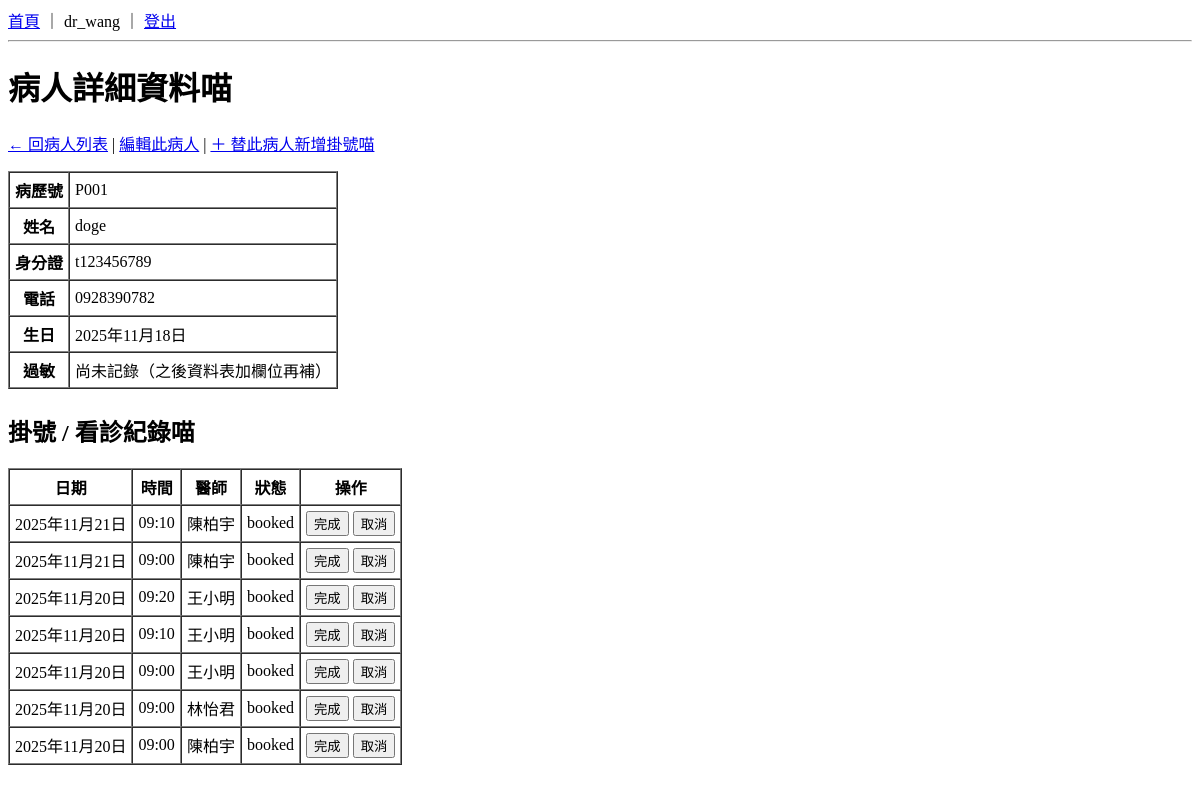
Before: /patients/1/ (signed in) with the older database file.
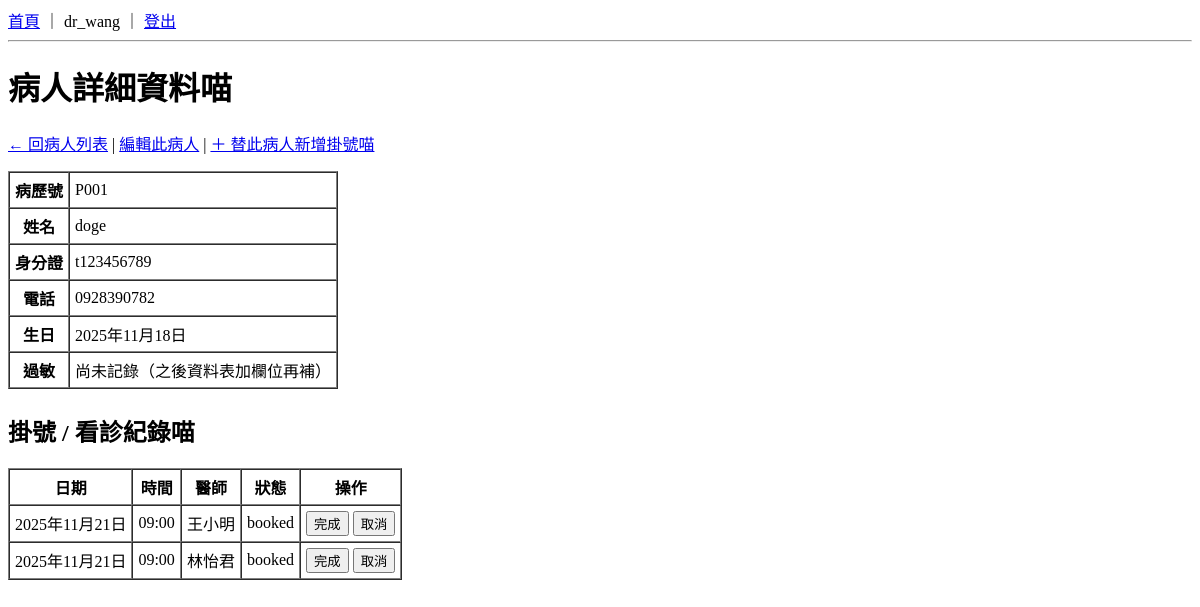
After: the same page with the newer database file.
### appointments/models.py (models this page shows, shortened)
class Appointment(models.Model):
    STATUS_CHOICES = [
        ("BOOKED", "已掛號"),
        ("CANCELLED", "已取消"),
        ("DONE", "已完成"),
    ]
    patient = models.ForeignKey(Patient, on_delete=models.CASCADE)
    doctor = models.ForeignKey(Doctor, on_delete=models.CASCADE)
    date = models.DateField()
    time = models.TimeField()
    status = models.CharField(max_length=10, choices=STATUS_CHOICES, default="BOOKED")
    created_at = models.DateTimeField(default=timezone.now)
    objects = AppointmentManager()
    class Meta:
        unique_together = [("doctor", "date", "time")]

### doctors/models.py (models this page shows, shortened)
class Doctor(models.Model):
    name = models.CharField("姓名", max_length=50)
    department = models.CharField("科別", max_length=50)
    room = models.CharField("診間", max_length=20, blank=True)
    user = models.OneToOneField(
        User, null=True, blank=True, on_delete=models.SET_NULL, verbose_name="使用者帳號"
    )
    is_active = models.BooleanField("啟用", default=True)
    class Meta:
        verbose_name = "醫師"
        verbose_name_plural = "醫師"

### patients/views.py (the view)
# urls.py: path("<int:pk>/", views.patient_detail, name="patient_detail"),
@login_required
def patient_detail(request, pk):
    patient = get_object_or_404(Patient, pk=pk)
    appointments = (
        Appointment.objects
        .filter(patient=patient)
        .select_related("doctor")          # 連 doctor 一起查，模板用 appt.doctor.name
        .order_by("-date", "-time")        # 讓最新的在最上面喵
    )
    context = {
        "patient": patient,
        "appointments": appointments,
    }
    return render(request, "patients/patient_detail.html", context)

### templates/patients/patient_detail.html (shortened to what this page needs)
{% extends "base.html" %}
{% block content %}
<h1>病人詳細資料喵</h1>
<p>
  <a href="{% url 'patients:patient_list' %}">← 回病人列表</a>
  |
  <a href="{% url 'patients:patient_update' patient.id %}">編輯此病人</a>
  |
  <a href="{% url 'appointments:new_for_patient' patient.id %}">＋ 替此病人新增掛號喵</a>
</p>
<table border="1" cellpadding="5" cellspacing="0">
  <tr>
    <th>病歷號</th>
    <td>{{ patient.chart_no }}</td>
  </tr>
  <tr>
    <th>姓名</th>
    <td>{{ patient.full_name }}</td>
  </tr>
  <tr>
    <th>身分證</th>
    <td>{{ patient.national_id }}</td>
  </tr>
  <tr>
    <th>電話</th>
    <td>{{ patient.phone }}</td>
  </tr>
  <tr>
    <th>生日</th>
    <td>{{ patient.birth_date }}</td>
  </tr>
  <tr>
    <th>過敏</th>
    <td>尚未記錄（之後資料表加欄位再補）</td>
  </tr>
</table>
<h2 style="margin-top: 1.5rem;">掛號 / 看診紀錄喵</h2>
{% if appointments %}
  <table border="1" cellpadding="5" cellspacing="0">
    <thead>
      <tr>
        <th>日期</th>
        <th>時間</th>
        <th>醫師</th>
        <th>狀態</th>
        <th>操作</th>
      </tr>
    </thead>
    <tbody>
      {% for appt in appointments %}
    <tr>
      <td>{{ appt.date }}</td>
      <td>{{ appt.time|time:"H:i" }}</td>
      <td>{{ appt.doctor.name }}</td>
      <td>{{ appt.get_status_display }}</td>
      <td>
        <form method="post"
              action="{% url 'appointments:appointment_update_status' appt.pk %}"
              style="display:inline;">
          <button type="submit">完成</button>
        </form>
        <form method="post"
              action="{% url 'appointments:appointment_update_status' appt.pk %}"
              style="display:inline;">
          <button type="submit">取消</button>
        </form>
      </td>
    </tr>
      {% endfor %}
    </tbody>
  </table>
{% else %}
  <p>目前沒有掛號或看診紀錄喵～</p>
{% endif %}
{% endblock %}

Changed rows visible on the page:
removed Appointment: date "2025年11月21日", time "09:10", doctor.name "陳柏宇", status "booked"
removed Appointment: date "2025年11月21日", time "09:00", doctor.name "陳柏宇", status "booked"
removed Appointment: date "2025年11月20日", time "09:20", doctor.name "王小明", status "booked"
removed Appointment: date "2025年11月20日", time "09:10", doctor.name "王小明", status "booked"
removed Appointment: date "2025年11月20日", time "09:00", doctor.name "王小明", status "booked"
removed Appointment: date "2025年11月20日", time "09:00", doctor.name "林怡君", status "booked"
removed Appointment: date "2025年11月20日", time "09:00", doctor.name "陳柏宇", status "booked"
added Appointment: date "2025年11月21日", time "09:00", doctor.name "王小明", status "booked"
added Appointment: date "2025年11月21日", time "09:00", doctor.name "林怡君", status "booked"
